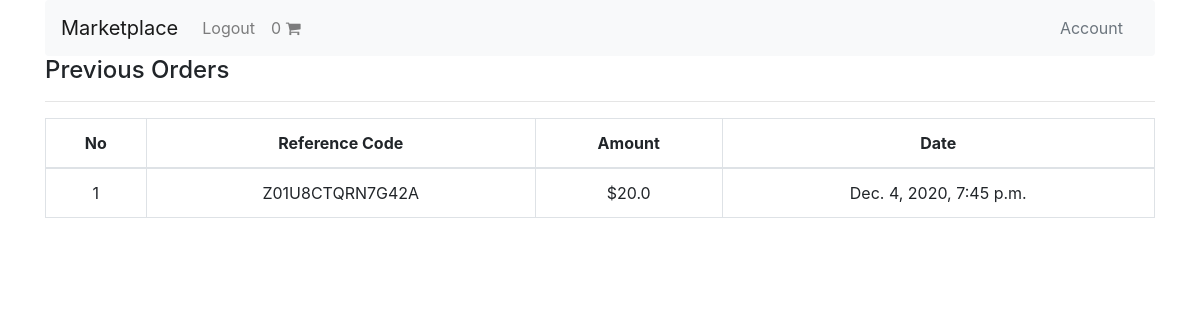
Page /account/profile/ (signed in) on the earlier database version.
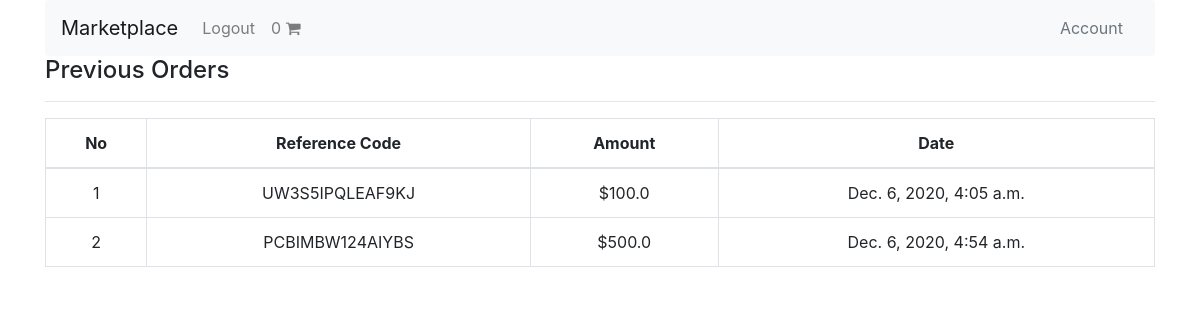
Same page on the later database version.
### shopping_cart/models.py (models this page shows, shortened)
class Order(models.Model):
    user = models.ForeignKey(settings.AUTH_USER_MODEL,
                             on_delete=models.CASCADE)
    is_ordered = models.BooleanField(default=False)
    items = models.ManyToManyField(OrderItem)
    ref_code = models.CharField(max_length=50)
    def get_total(self):
        return self.items.all().aggregate(order_total=Sum('book__price'))['order_total']

class Payment(models.Model):
    order = models.ForeignKey(Order, on_delete=models.CASCADE)
    total_amount = models.FloatField()
    date_paid = models.DateTimeField(auto_now_add=True)
    stripe_charge_id = models.CharField(max_length=100)

### core/views.py (the view)
# urls.py: path('account/profile/', profile_view,name='profile_view'),
def profile_view(request):
    orders=Order.objects.filter(user=request.user,is_ordered=True)
    context = {
        'orders':orders
    }
    return render(request,'profile.html', context)

### shopping_cart/templatetags/cart_template_tags.py (called while the page is built)
@register.filter
def cart_item_count(user):
    if user.is_authenticated:
        qs = Order.objects.filter(user=user, is_ordered=False)
        if qs.exists():
            return qs[0].items.count()
    return 0

### templates/profile.html (shortened to what this page needs)
{% extends "base.html" %}
{% block content %}
<h4>Previous Orders</h4>
<hr>
<table class="table table-hover table-bordered text-center">
    <thead>
        <tr>
            <th scope="col">No</th>
            <th scope="col">Reference Code</th>
            <th scope="col">Amount</th>
            <th scope="col">Date</th>
        </tr>
    </thead>
    <tbody>
        {% for order in orders %}
        <tr>
            <td>{{forloop.counter}}</td>
            <td>{{order.ref_code}}</td>
            <td>${{order.get_total}}</td>
            <td>{{order.payment_set.first.date_paid}}</td>
        </tr>
        {% empty %}
        <tr>
            <td colspan='3'>There are no items in your cart</td>
        </tr>
        {% endfor %}
    </tbody>
</table>
{% endblock content %}

### templates/base.html (shortened to what this page needs)
<!DOCTYPE html>
<html lang="en">
<head>
    <link rel="stylesheet" href="https://stackpath.bootstrapcdn.com/font-awesome/4.7.0/css/font-awesome.min.css"
>
    <link rel="stylesheet" href="https://cdn.jsdelivr.net/npm/bootstrap@4.5.3/dist/css/bootstrap.min.css"
>
    <link rel="stylesheet" href="https://stackpath.bootstrapcdn.com/font-awesome/4.7.0/css/font-awesome.min.css"
>
</head>
<body>
    <div class="container">
        {% include "navbar.html" %}
        {% block content %}
        {% endblock content %}
    </div>
</body>
</html>

### templates/navbar.html (shortened to what this page needs)
{% load cart_template_tags %}
<nav class="navbar navbar-expand-lg navbar-light bg-light rounded">
    <a class="navbar-brand" href="{% url 'books:book_list' %}">Marketplace</a>
    <div class="collapse navbar-collapse" id="navbarsExample09">
        <ul class="navbar-nav mr-auto">
            {% if request.user.is_authenticated %}
            <li class="nav-item">
                <a class="nav-link" href="{% url 'account_logout' %}">Logout</a>
            </li>
            <li class="nav-item">
                <a class="nav-link" href="{% url 'cart:order_summary' %}">{{ request.user|cart_item_count }}
                    <i class='fa fa-shopping-cart'></i>
                </a>
            </li>
            {% endif %}
        </ul>
        <a class="nav-link text-muted" href="{% url 'profile_view' %}">Account</a>
    </div>
</nav>

Differences in the rows shown:
removed Order: ref_code "Z01U8CTQRN7G42A", get_total "20.0", payment_set.first.date_paid "Dec. 4, 2020, 7:45 p.m."
added Order: ref_code "UW3S5IPQLEAF9KJ", get_total "100.0", payment_set.first.date_paid "Dec. 6, 2020, 4:05 a.m."
added Order: ref_code "PCBIMBW124AIYBS", get_total "500.0", payment_set.first.date_paid "Dec. 6, 2020, 4:54 a.m."
